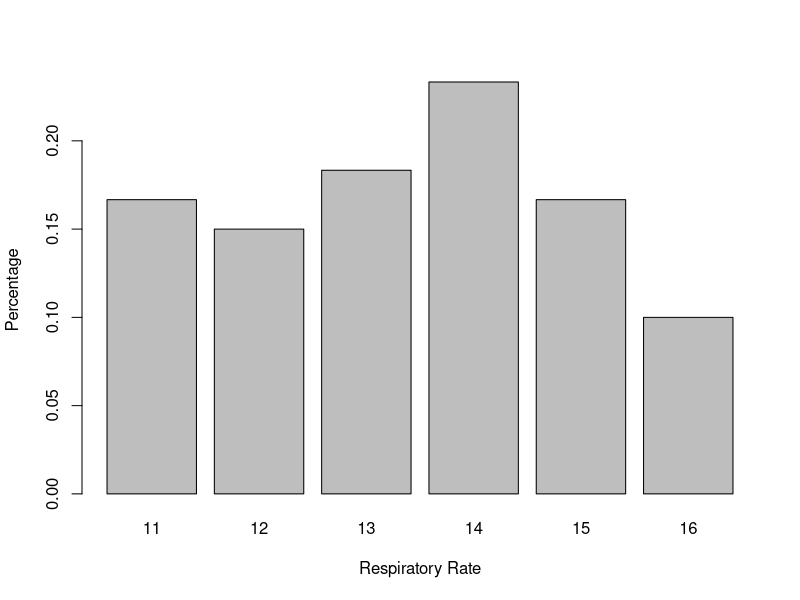

This figure's R source:
## ---- chunk 1
resp <- c(rep(11, 10), rep(12, 9), rep(13, 11), rep(14, 14), rep(15, 10), rep(16, 6))
table(resp)
## ---- chunk 2
round(mean(resp), digits = 1)
## ---- chunk 3
round(sd(resp), digits = 2)
## ---- chunk 4
round(median(resp), digits = 1)
## ---- chunk 5
IQR(resp)
## ---- chunk 6
prop.table(table(resp))
barplot(prop.table(table(resp)), xlab = "Respiratory Rate", ylab = "Percentage")
## ---- chunk 7
coinflip <- c(rep(0, 53), rep(1, 47))
table(coinflip)
## ---- chunk 8
round(mean(coinflip), 2)
## ---- chunk 9
round(sd(coinflip), digits = 2)
## ---- chunk 10
median(coinflip)
## ---- chunk 11
IQR(coinflip)
